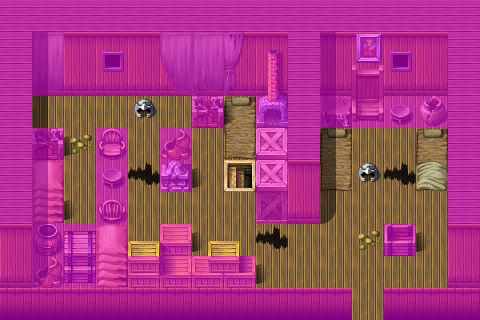

This is a level from a 2D game, rendered from its Tiled map with the project's own tilesets. A one-line summary and the map file follow, with tile-layer data summarised:
An orthogonal 15x10 tile map with 32x32 px tiles, 4 tile layers (Ground, Objects, Above, Walkable), 20 tilesets and 3 objects (2x mapchange, spawn).

<map version="1.0" orientation="orthogonal" width="15" height="10" tilewidth="32" tileheight="32">
    <tileset firstgid="1" name="map_14" tilewidth="32" tileheight="32">
        <image source="../drawable/map_14.png" width="256" height="256" />
    </tileset>
    <tileset firstgid="65" name="map_10" tilewidth="32" tileheight="32">
        <image source="../drawable/map_10.png" width="256" height="256" />
    </tileset>
    <tileset firstgid="129" name="map_25" tilewidth="32" tileheight="32">
        <image source="../drawable/map_25.png" width="256" height="256" />
    </tileset>
    <tileset firstgid="193" name="map_28" tilewidth="32" tileheight="32">
        <image source="../drawable/map_28.png" width="256" height="256" />
    </tileset>
    <tileset firstgid="257" name="map_37" tilewidth="32" tileheight="32">
        <image source="../drawable/map_37.png" width="256" height="256" />
    </tileset>
    <tileset firstgid="321" name="map_27" tilewidth="32" tileheight="32">
        <image source="../drawable/map_27.png" width="256" height="256" />
    </tileset>
    <tileset firstgid="385" name="map_15" tilewidth="32" tileheight="32">
        <image source="../drawable/map_15.png" width="256" height="256" />
    </tileset>
    <tileset firstgid="449" name="map_13" tilewidth="32" tileheight="32">
        <image source="../drawable/map_13.png" width="256" height="256" />
    </tileset>
    <tileset firstgid="513" name="map_7" tilewidth="32" tileheight="32">
        <image source="../drawable/map_7.png" width="256" height="256" />
    </tileset>
    <tileset firstgid="577" name="map_8" tilewidth="32" tileheight="32">
        <image source="../drawable/map_8.png" width="256" height="256" />
    </tileset>
    <tileset firstgid="641" name="map_29" tilewidth="32" tileheight="32">
        <image source="../drawable/map_29.png" width="256" height="256" />
    </tileset>
    <tileset firstgid="705" name="map_1" tilewidth="32" tileheight="32">
        <image source="../drawable/map_1.png" width="256" height="256" />
    </tileset>
    <tileset firstgid="769" name="map_9" tilewidth="32" tileheight="32">
        <image source="../drawable/map_9.png" width="256" height="256" />
    </tileset>
    <tileset firstgid="833" name="map_5" tilewidth="32" tileheight="32">
        <image source="../drawable/map_5.png" width="256" height="256" />
    </tileset>
    <tileset firstgid="897" name="map_3" tilewidth="32" tileheight="32">
        <image source="../drawable/map_3.png" width="256" height="256" />
    </tileset>
    <tileset firstgid="961" name="map_12" tilewidth="32" tileheight="32">
        <image source="../drawable/map_12.png" width="256" height="256" />
    </tileset>
    <tileset firstgid="1025" name="map_11" tilewidth="32" tileheight="32">
        <image source="../drawable/map_11.png" width="256" height="256" />
    </tileset>
    <tileset firstgid="1089" name="map_16" tilewidth="32" tileheight="32">
        <image source="../drawable/map_16.png" width="256" height="256" />
    </tileset>
    <tileset firstgid="1153" name="map_0" tilewidth="32" tileheight="32">
        <image source="../drawable/map_0.png" width="256" height="256" />
    </tileset>
    <tileset firstgid="1217" name="map_2" tilewidth="32" tileheight="32">
        <image source="../drawable/map_2.png" width="256" height="256" />
    </tileset>
    <layer name="Ground" width="15" height="10">
        <data>[150 cells, 150 non-empty, 15 distinct tile ids]</data>
    </layer>
    <layer name="Objects" width="15" height="10">
        <data>[150 cells, 51 non-empty, 33 distinct tile ids]</data>
    </layer>
    <layer name="Above" width="15" height="10">
        <data>[150 cells, 19 non-empty, 6 distinct tile ids]</data>
    </layer>
    <layer name="Walkable" width="15" height="10">
        <data>[150 cells, 104 non-empty, 1 distinct tile ids]</data>
    </layer>
    <objectgroup name="Mapevents">
        <object name="south" type="mapchange" x="352" y="288" width="32" height="32">
            <properties>
                <property name="map" value="mountainlake10a" />
                <property name="place" value="lonelyhouse" />
            </properties>
        </object>
        <object name="down" type="mapchange" x="224" y="160" width="32" height="32">
            <properties>
                <property name="map" value="lonelyhouse1" />
                <property name="place" value="up" />
            </properties>
        </object>
    </objectgroup>
    <objectgroup name="Spawn">
        <object name="algangror" type="spawn" x="352" y="128" width="32" height="32">
            <properties>
                <property name="spawngroup" value="algangror" />
            </properties>
        </object>
    </objectgroup>
    <objectgroup name="Keys" />
</map>
